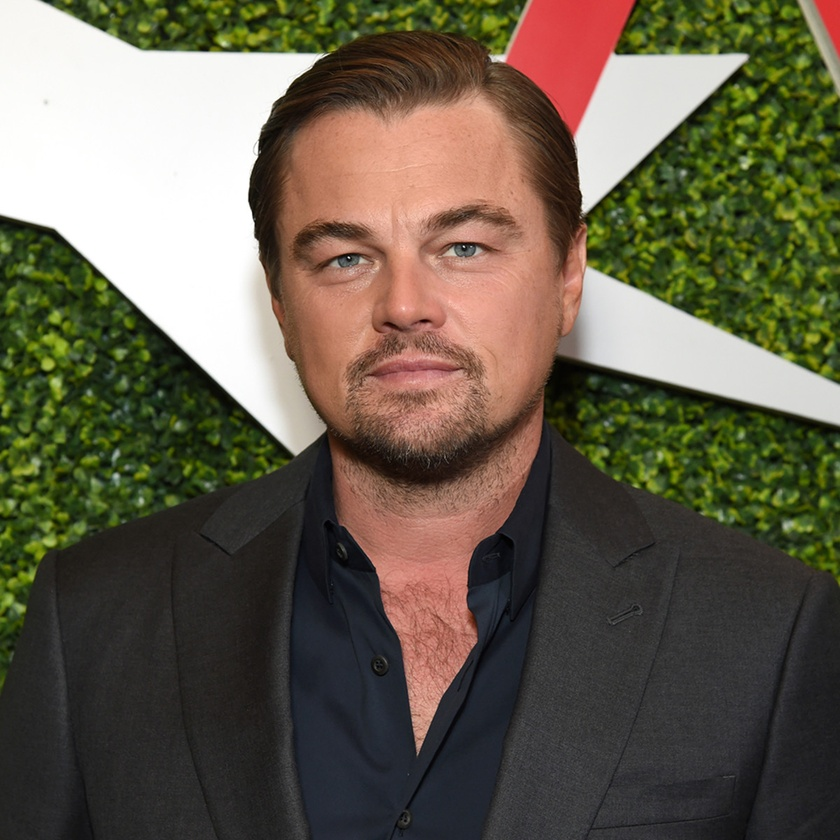
#> input picture test_images/dicaprio.jpg, 840 x 840 px, shrunk from 1200 x 1200 before the run
$ python cartoonify.py
#> lines starting #> are read from the running program, lines starting #| are printed output that depends on the picture; after the words box and inside, x2 and y2 are one past the last pixel; in counts of white or black regions, pixels touching at a corner belong together
#> further down, img is the input picture: shape (840, 840, 3); mean B, G, R 76.6, 94, 101.9
import cv2
import numpy as np
import argparse

ap = argparse.ArgumentParser()
ap.add_argument("-i", "--image", help = "Path to the image",default='./test_images/dicaprio.jpg')
args = vars(ap.parse_args())

def mask_creation(img):
  #The function generates a edge mask using adaptive thresholding
  gray_image = cv2.cvtColor(img,cv2.COLOR_BGR2GRAY)
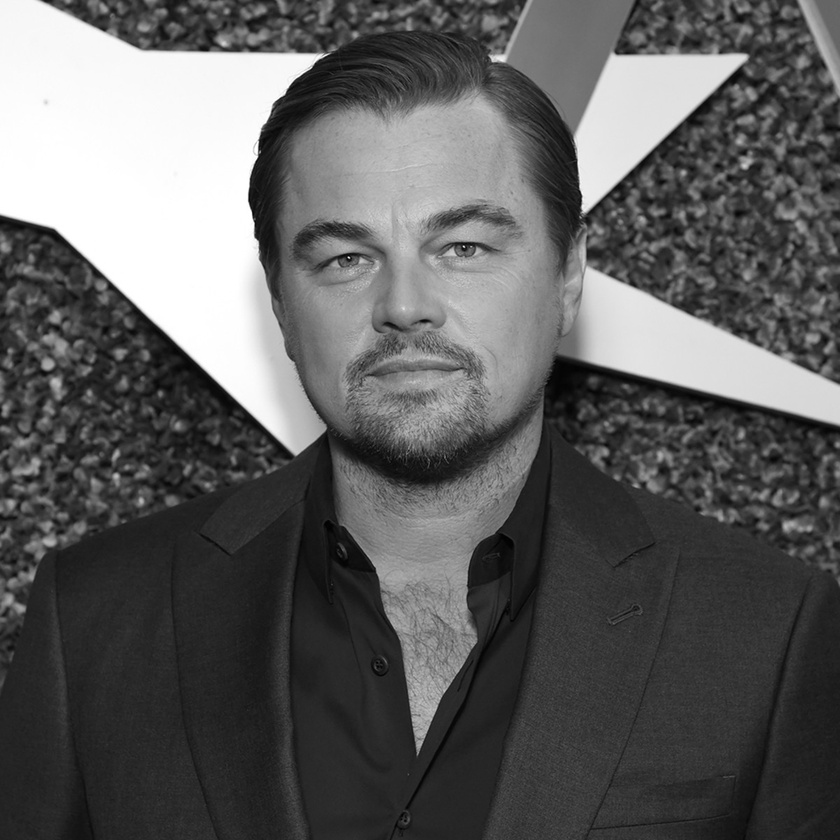
#> gray_image: shape (840, 840); min 0, max 255, mean 94.4
  gray_blur = cv2.medianBlur(gray_image, 5)
  mask_ = cv2.adaptiveThreshold(gray_blur, 255, cv2.ADAPTIVE_THRESH_MEAN_C, cv2.THRESH_BINARY, 9, 6)
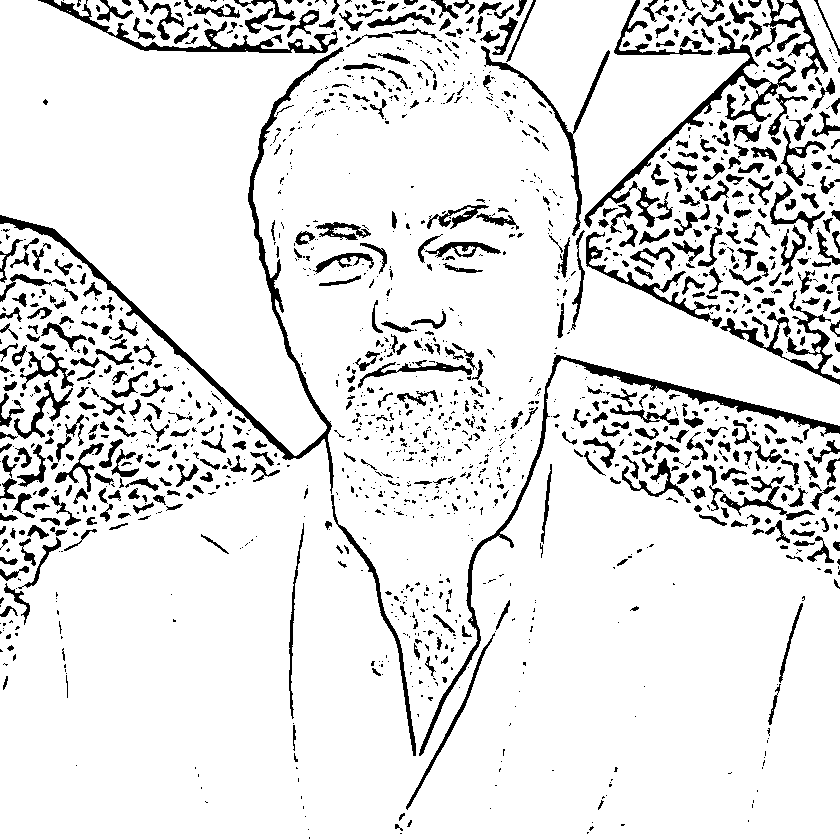
#> mask_: shape (840, 840); 89.1% white; 1531 black regions (983 under 20 px), largest, box (x1, y1, x2, y2) and area: (0, 47, 344, 494) 4981, (419, 355, 840, 756) 4036, (584, 25, 797, 228) 2979
  return mask_


def color_mapping(img):
  #This function actually limits the colours combinations which is needed to be appeared in the cartoon canvas
  data = np.float32(img).reshape((-1, 3))
  #setting up the mapping criteria
  mapping_criteria = (cv2.TERM_CRITERIA_EPS + cv2.TERM_CRITERIA_MAX_ITER, 20, 1.25)
  #doing k means for color quantization
  ret, label, center = cv2.kmeans(data, 9, None, mapping_criteria, 10, cv2.KMEANS_RANDOM_CENTERS)
#> ret = 311633691.9; center = [[92.86, 108.9, 186.7], [24.37, 34.91, 32.18], [216.5, 220.1, 220.7], [32.89, 122.5, 102.3], [22.97, 76.94, 62.06], [48.18, 47.53, 47.86], [251, 252, 252], [131.8, 153.6, 211], [71.6, 91.91, 130.8]]
  center = np.uint8(center)
#> center = [[92, 108, 186], [24, 34, 32], [216, 220, 220], [32, 122, 102], [22, 76, 62], [48, 47, 47], [250, 252, 252], [131, 153, 210], [71, 91, 130]]
  result = center[label.flatten()]
  result = result.reshape(img.shape)
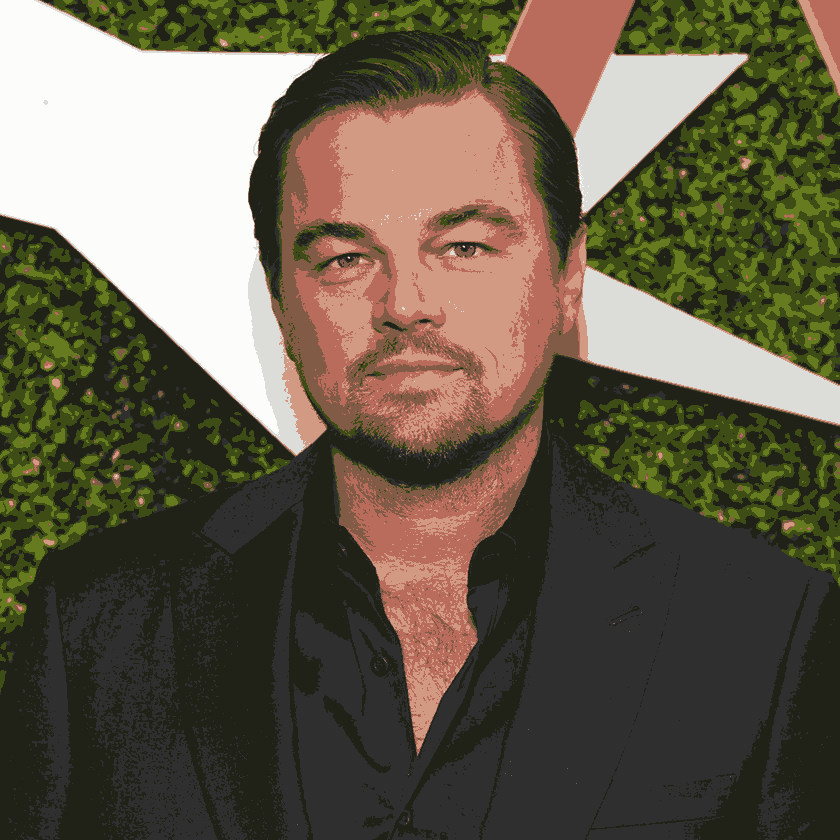
#> result: shape (840, 840, 3); mean B, G, R 76.1, 93.3, 101.4
  return result

def cartoonify(image):
    #This is a helper function for post processing
    mask_created = mask_creation(image)

    img1 = color_mapping(image)

    #reducing the noise by usib bilateral filter
    image_test = cv2.bilateralFilter(img1, 8, 200,200)
    #adding both image and mask together
    cartoon = cv2.bitwise_and(image_test, image_test, mask=mask_created)
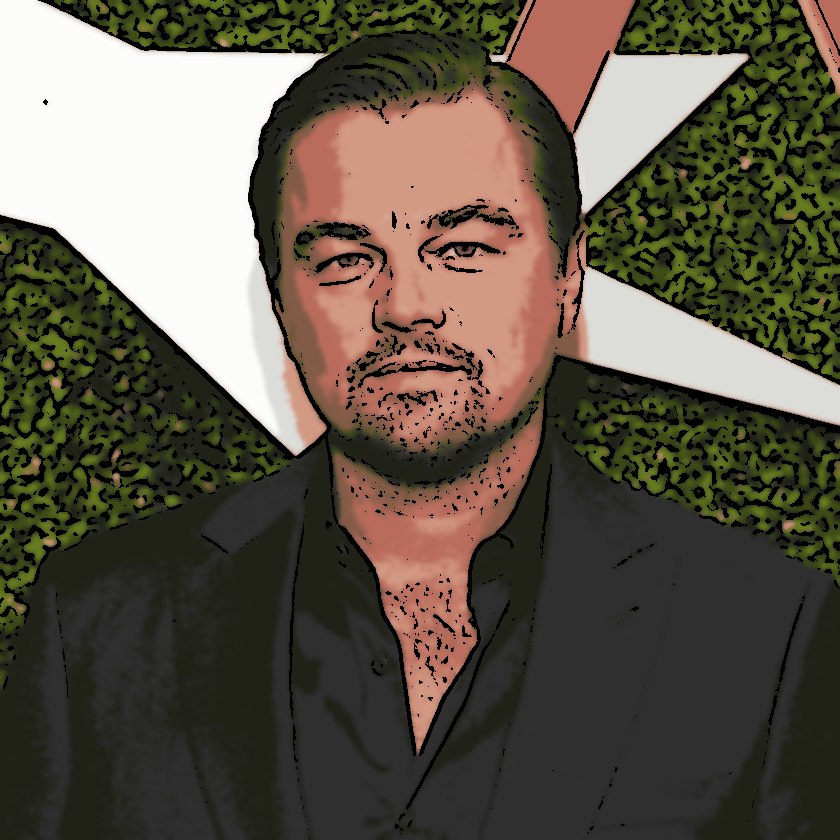
#> cartoon: shape (840, 840, 3); mean B, G, R 72.4, 86.5, 94.5
    cv2.imwrite("cartoonized.jpg",cartoon)


img = cv2.imread(args["image"])
cartoonify(img)
print("Cartoon Creation is Completed")

$ run again, with test_images/food.jpg copied over test_images/dicaprio.jpg
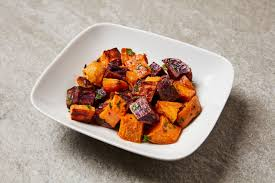
#> input picture test_images/food.jpg, 275 x 183 px
#> img is the input picture: shape (183, 275, 3); mean B, G, R 137.8, 151.7, 172.7
#> in mask_creation, `mask_ = cv2.adaptiveThreshold(gray_blur, 255, cv2.ADAPTIVE_THRESH_MEAN..`:
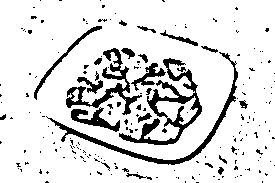
#> mask_: shape (183, 275); 86.7% white; 198 black regions (172 under 20 px), largest, box (x1, y1, x2, y2) and area: (119, 58, 202, 145) 1646, (46, 52, 238, 165) 1231, (66, 48, 142, 115) 1062
#> in color_mapping, `ret, label, center = cv2.kmeans(data, 9, None, mapping_criteria, 10, c..`: ret = 22459528.4; center = [[22.04, 88.45, 195.1], [15.63, 22.77, 51.53], [185.9, 193.5, 200.5], [157.7, 168.4, 179], [106.4, 118.3, 138.1], [54.47, 65.27, 81.97], [222.4, 225.3, 228.2], [48.21, 136.2, 233.6], [17.04, 41.56, 128.5]]
#> in color_mapping, `center = np.uint8(center)`: center = [[22, 88, 195], [15, 22, 51], [185, 193, 200], [157, 168, 178], [106, 118, 138], [54, 65, 81], [222, 225, 228], [48, 136, 233], [17, 41, 128]]
#> in cartoonify, `cartoon = cv2.bitwise_and(image_test, image_test, mask=mask_created)`:
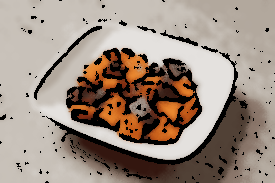
#> cartoon: shape (183, 275, 3); mean B, G, R 128.8, 140.3, 155.6

$ run again, with test_images/buildings.jpeg copied over test_images/dicaprio.jpg
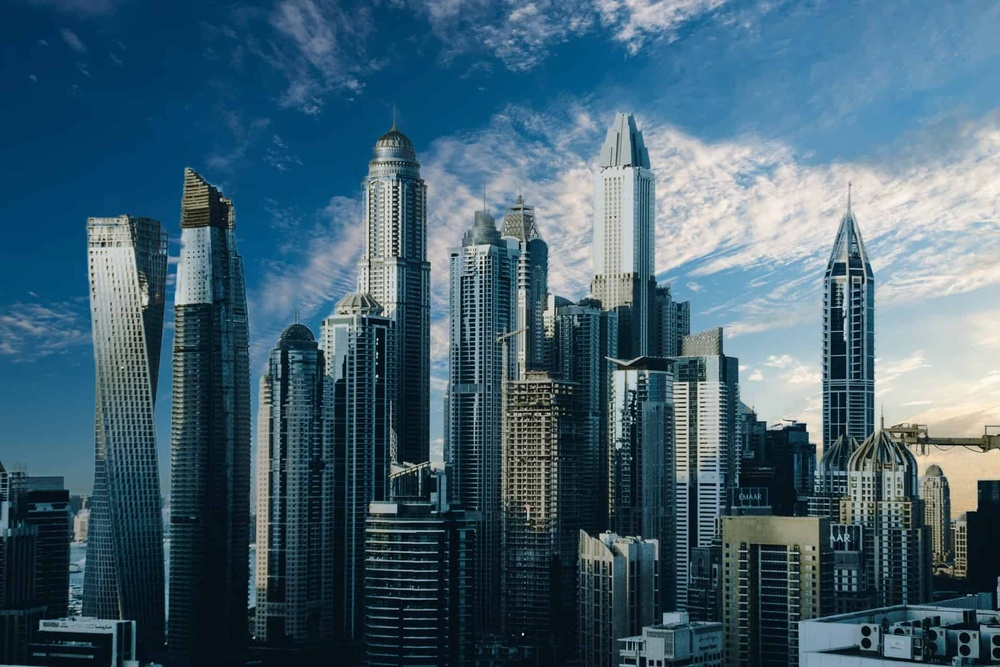
#> input picture test_images/buildings.jpeg, 1000 x 667 px, shrunk from 1920 x 1280 before the run
#> img is the input picture: shape (667, 1000, 3); mean B, G, R 113.2, 96.9, 66.7
#> in mask_creation, `mask_ = cv2.adaptiveThreshold(gray_blur, 255, cv2.ADAPTIVE_THRESH_MEAN..`:
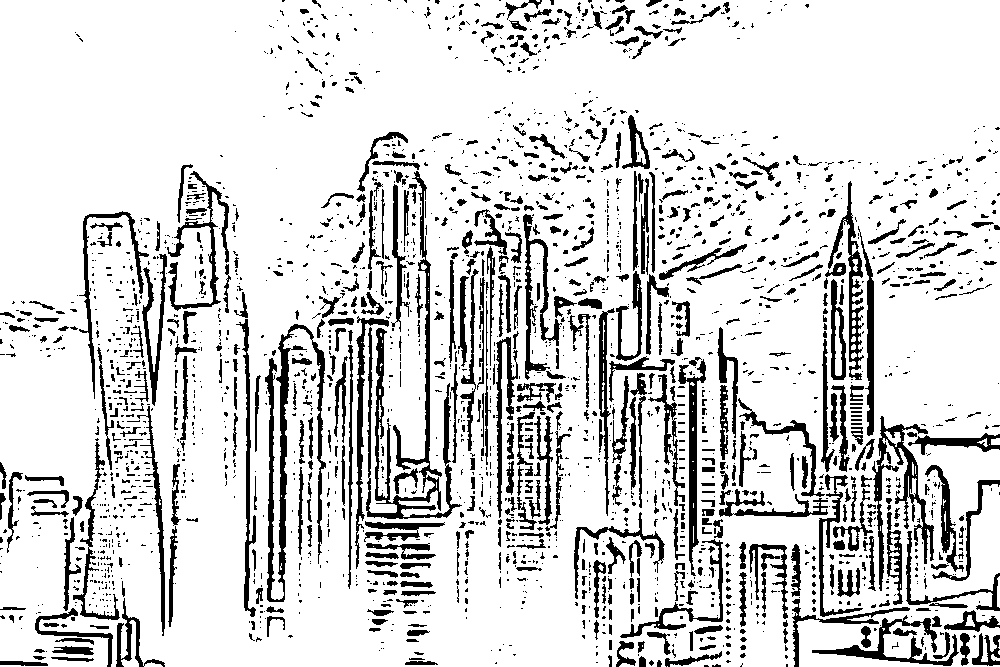
#> mask_: shape (667, 1000); 84% white; 2456 black regions (1796 under 20 px), largest, box (x1, y1, x2, y2) and area: (366, 171, 462, 519) 4891, (265, 324, 326, 602) 3864, (872, 416, 934, 591) 2463
#> in color_mapping, `ret, label, center = cv2.kmeans(data, 9, None, mapping_criteria, 10, c..`: ret = 282206402.6; center = [[182.5, 177.9, 164.9], [110.1, 69.35, 6.28], [149.2, 113.5, 58.76], [31.67, 22.89, 6.29], [95.01, 85.8, 57.51], [61.71, 51.61, 25.23], [126.1, 126.3, 108.3], [174, 147, 106.7], [208.2, 212.8, 212.1]]
#> in color_mapping, `center = np.uint8(center)`: center = [[182, 177, 164], [110, 69, 6], [149, 113, 58], [31, 22, 6], [95, 85, 57], [61, 51, 25], [126, 126, 108], [174, 146, 106], [208, 212, 212]]
#> in cartoonify, `cartoon = cv2.bitwise_and(image_test, image_test, mask=mask_created)`:
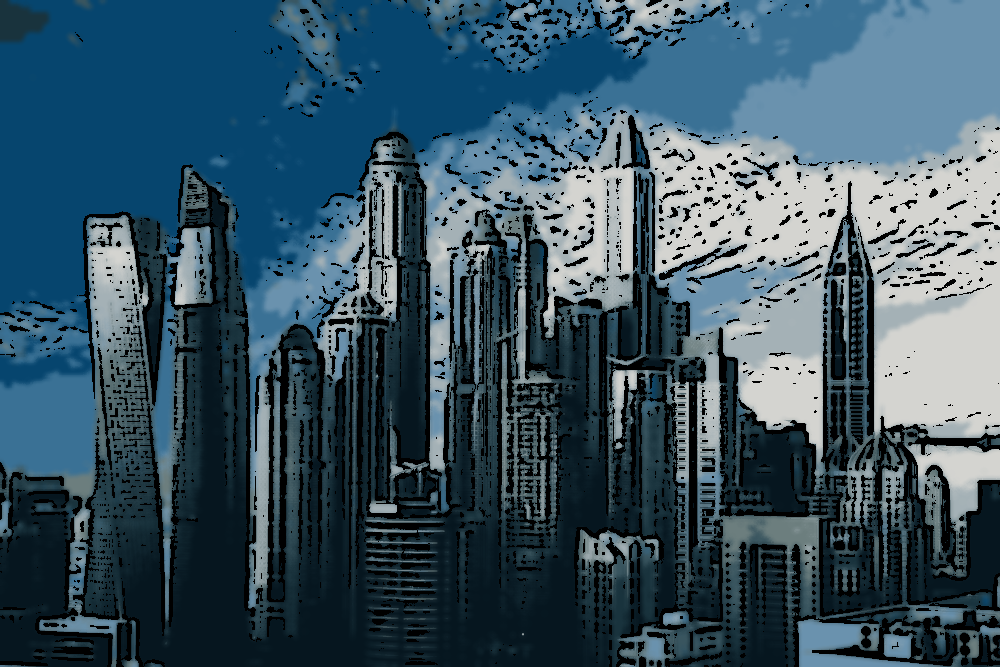
#> cartoon: shape (667, 1000, 3); mean B, G, R 99.1, 84.3, 58.1
